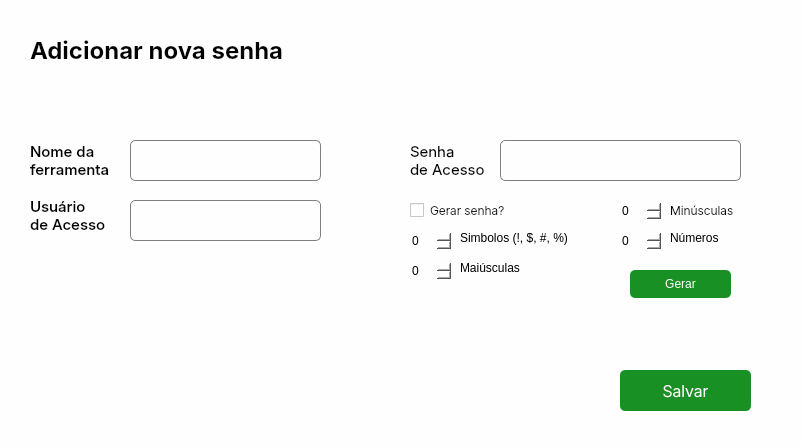
<?xml version="1.0" encoding="UTF-8"?>
<ui version="4.0">
 <class>Dialog</class>
 <widget class="QDialog" name="Dialog">
  <property name="geometry">
   <rect>
    <x>0</x>
    <y>0</y>
    <width>803</width>
    <height>446</height>
   </rect>
  </property>
  <property name="minimumSize">
   <size>
    <width>755</width>
    <height>418</height>
   </size>
  </property>
  <property name="windowTitle">
   <string>Dialog</string>
  </property>
  <property name="styleSheet">
   <string notr="true">background-color: rgb(254, 254, 254);
font: 75 13pt &quot;Inter&quot;;
border-radius: 20px;
	

</string>
  </property>
  <layout class="QVBoxLayout" name="verticalLayout">
   <property name="spacing">
    <number>0</number>
   </property>
   <property name="leftMargin">
    <number>0</number>
   </property>
   <property name="topMargin">
    <number>0</number>
   </property>
   <property name="rightMargin">
    <number>0</number>
   </property>
   <property name="bottomMargin">
    <number>0</number>
   </property>
   <item>
    <widget class="QFrame" name="frame_3">
     <property name="minimumSize">
      <size>
       <width>0</width>
       <height>100</height>
      </size>
     </property>
     <property name="maximumSize">
      <size>
       <width>803</width>
       <height>100</height>
      </size>
     </property>
     <property name="frameShape">
      <enum>QFrame::StyledPanel</enum>
     </property>
     <property name="frameShadow">
      <enum>QFrame::Raised</enum>
     </property>
     <widget class="QLabel" name="slogan">
      <property name="geometry">
       <rect>
        <x>30</x>
        <y>20</y>
        <width>361</width>
        <height>61</height>
       </rect>
      </property>
      <property name="font">
       <font>
        <family>Inter</family>
        <pointsize>13</pointsize>
        <weight>9</weight>
        <italic>false</italic>
        <bold>false</bold>
       </font>
      </property>
      <property name="text">
       <string>&lt;html&gt;&lt;head/&gt;&lt;body&gt;&lt;p&gt;&lt;span style=&quot; font-size:18pt; font-weight:600;&quot;&gt;Adicionar nova senha&lt;/span&gt;&lt;/p&gt;&lt;/body&gt;&lt;/html&gt;</string>
      </property>
     </widget>
    </widget>
   </item>
   <item>
    <widget class="QFrame" name="frame_2">
     <property name="minimumSize">
      <size>
       <width>0</width>
       <height>270</height>
      </size>
     </property>
     <property name="maximumSize">
      <size>
       <width>803</width>
       <height>270</height>
      </size>
     </property>
     <property name="frameShape">
      <enum>QFrame::StyledPanel</enum>
     </property>
     <property name="frameShadow">
      <enum>QFrame::Raised</enum>
     </property>
     <widget class="QLineEdit" name="Input_appName">
      <property name="geometry">
       <rect>
        <x>130</x>
        <y>40</y>
        <width>191</width>
        <height>41</height>
       </rect>
      </property>
      <property name="font">
       <font>
        <family>Inter</family>
        <pointsize>9</pointsize>
        <weight>25</weight>
        <italic>false</italic>
        <bold>false</bold>
       </font>
      </property>
      <property name="autoFillBackground">
       <bool>false</bool>
      </property>
      <property name="styleSheet">
       <string notr="true">QLineEdit{
	border: 1px solid  rgb(127, 127, 127); 
	border-radius: 5px ; 
	background-color: rgb(254, 254, 254);
	font: 200 9pt &quot;Inter&quot;;
}

QLineEdit:hover{
	border:1px solid  rgb(254, 254, 254); 
}

QLineEdit:focus{
	color: rgb(000, 000, 000);
	border:1px solid  rgb(14, 78, 20); 
}</string>
      </property>
      <property name="inputMask">
       <string/>
      </property>
      <property name="text">
       <string/>
      </property>
      <property name="maxLength">
       <number>20</number>
      </property>
      <property name="frame">
       <bool>true</bool>
      </property>
      <property name="alignment">
       <set>Qt::AlignCenter</set>
      </property>
      <property name="dragEnabled">
       <bool>true</bool>
      </property>
      <property name="placeholderText">
       <string/>
      </property>
      <property name="cursorMoveStyle">
       <enum>Qt::LogicalMoveStyle</enum>
      </property>
      <property name="clearButtonEnabled">
       <bool>false</bool>
      </property>
     </widget>
     <widget class="QLabel" name="TextoName">
      <property name="geometry">
       <rect>
        <x>30</x>
        <y>40</y>
        <width>91</width>
        <height>41</height>
       </rect>
      </property>
      <property name="font">
       <font>
        <family>Inter</family>
        <pointsize>13</pointsize>
        <weight>9</weight>
        <italic>false</italic>
        <bold>false</bold>
       </font>
      </property>
      <property name="text">
       <string>&lt;html&gt;&lt;head/&gt;&lt;body&gt;&lt;p&gt;&lt;span style=&quot; font-size:11pt; font-weight:450;&quot;&gt;Nome da &lt;br/&gt;ferramenta&lt;/span&gt;&lt;/p&gt;&lt;/body&gt;&lt;/html&gt;</string>
      </property>
     </widget>
     <widget class="QLabel" name="TextoName_2">
      <property name="geometry">
       <rect>
        <x>30</x>
        <y>90</y>
        <width>91</width>
        <height>51</height>
       </rect>
      </property>
      <property name="font">
       <font>
        <family>Inter</family>
        <pointsize>13</pointsize>
        <weight>9</weight>
        <italic>false</italic>
        <bold>false</bold>
       </font>
      </property>
      <property name="text">
       <string>&lt;html&gt;&lt;head/&gt;&lt;body&gt;&lt;p&gt;&lt;span style=&quot; font-size:11pt; font-weight:450;&quot;&gt;Usuário&lt;br/&gt;de Acesso&lt;/span&gt;&lt;/p&gt;&lt;/body&gt;&lt;/html&gt;</string>
      </property>
     </widget>
     <widget class="QLineEdit" name="Input_appUsername">
      <property name="geometry">
       <rect>
        <x>130</x>
        <y>100</y>
        <width>191</width>
        <height>41</height>
       </rect>
      </property>
      <property name="autoFillBackground">
       <bool>false</bool>
      </property>
      <property name="styleSheet">
       <string notr="true">QLineEdit{
	border: 1px solid  rgb(127, 127, 127); 
	border-radius: 5px ; 
	background-color: rgb(254, 254, 254);
	font: 200 9pt &quot;Inter&quot;;
}

QLineEdit:hover{
	border:1px solid  rgb(254, 254, 254); 
}

QLineEdit:focus{
	color: rgb(000, 000, 000);
	border:1px solid  rgb(14, 78, 20); 
}</string>
      </property>
      <property name="inputMask">
       <string/>
      </property>
      <property name="text">
       <string/>
      </property>
      <property name="maxLength">
       <number>20</number>
      </property>
      <property name="frame">
       <bool>true</bool>
      </property>
      <property name="alignment">
       <set>Qt::AlignCenter</set>
      </property>
      <property name="dragEnabled">
       <bool>true</bool>
      </property>
      <property name="placeholderText">
       <string/>
      </property>
      <property name="cursorMoveStyle">
       <enum>Qt::LogicalMoveStyle</enum>
      </property>
      <property name="clearButtonEnabled">
       <bool>false</bool>
      </property>
     </widget>
     <widget class="QLabel" name="TextoName_3">
      <property name="geometry">
       <rect>
        <x>410</x>
        <y>40</y>
        <width>91</width>
        <height>41</height>
       </rect>
      </property>
      <property name="font">
       <font>
        <family>Inter</family>
        <pointsize>13</pointsize>
        <weight>9</weight>
        <italic>false</italic>
        <bold>false</bold>
       </font>
      </property>
      <property name="text">
       <string>&lt;html&gt;&lt;head/&gt;&lt;body&gt;&lt;p&gt;&lt;span style=&quot; font-size:11pt; font-weight:400;&quot;&gt;Senha&lt;br/&gt; de Acesso&lt;/span&gt;&lt;/p&gt;&lt;/body&gt;&lt;/html&gt;</string>
      </property>
     </widget>
     <widget class="QLineEdit" name="Input_appPSWRD">
      <property name="geometry">
       <rect>
        <x>500</x>
        <y>40</y>
        <width>241</width>
        <height>41</height>
       </rect>
      </property>
      <property name="font">
       <font>
        <family>Inter</family>
        <pointsize>9</pointsize>
        <weight>25</weight>
        <italic>false</italic>
        <bold>false</bold>
       </font>
      </property>
      <property name="autoFillBackground">
       <bool>false</bool>
      </property>
      <property name="styleSheet">
       <string notr="true">QLineEdit{
	border: 1px solid  rgb(127, 127, 127); 
	border-radius: 5px ; 
	background-color: rgb(254, 254, 254);
	font: 200 9pt &quot;Inter&quot;;	
}

QLineEdit:hover{
	border:1px solid  rgb(254, 254, 254); 
}

QLineEdit:focus{
	color: rgb(000, 000, 000);
	border:1px solid  rgb(14, 78, 20); 
}</string>
      </property>
      <property name="inputMask">
       <string/>
      </property>
      <property name="text">
       <string/>
      </property>
      <property name="maxLength">
       <number>20</number>
      </property>
      <property name="frame">
       <bool>true</bool>
      </property>
      <property name="alignment">
       <set>Qt::AlignCenter</set>
      </property>
      <property name="dragEnabled">
       <bool>true</bool>
      </property>
      <property name="placeholderText">
       <string/>
      </property>
      <property name="cursorMoveStyle">
       <enum>Qt::LogicalMoveStyle</enum>
      </property>
      <property name="clearButtonEnabled">
       <bool>false</bool>
      </property>
     </widget>
     <widget class="QCheckBox" name="checkBox_generate">
      <property name="geometry">
       <rect>
        <x>410</x>
        <y>100</y>
        <width>131</width>
        <height>20</height>
       </rect>
      </property>
      <property name="font">
       <font>
        <family>Inter</family>
        <pointsize>9</pointsize>
        <weight>25</weight>
        <italic>false</italic>
        <bold>false</bold>
       </font>
      </property>
      <property name="styleSheet">
       <string notr="true">	font: 200 9pt &quot;Inter&quot;;</string>
      </property>
      <property name="text">
       <string>Gerar senha?</string>
      </property>
     </widget>
     <widget class="QCheckBox" name="checkBox_symbol">
      <property name="geometry">
       <rect>
        <x>420</x>
        <y>130</y>
        <width>181</width>
        <height>20</height>
       </rect>
      </property>
      <property name="styleSheet">
       <string notr="true">	font: 200 9pt &quot;Inter&quot;;</string>
      </property>
      <property name="text">
       <string/>
      </property>
     </widget>
     <widget class="QSpinBox" name="spinBox_lowercase">
      <property name="geometry">
       <rect>
        <x>620</x>
        <y>100</y>
        <width>42</width>
        <height>22</height>
       </rect>
      </property>
      <property name="styleSheet">
       <string notr="true">	font: 200 9pt &quot;Inter&quot;;</string>
      </property>
     </widget>
     <widget class="QLabel" name="TextoName_Name_4">
      <property name="geometry">
       <rect>
        <x>670</x>
        <y>100</y>
        <width>91</width>
        <height>21</height>
       </rect>
      </property>
      <property name="font">
       <font>
        <family>Inter</family>
        <pointsize>9</pointsize>
        <weight>25</weight>
        <italic>false</italic>
        <bold>false</bold>
       </font>
      </property>
      <property name="styleSheet">
       <string notr="true">	font: 200 9pt &quot;Inter&quot;;</string>
      </property>
      <property name="text">
       <string>Minúsculas</string>
      </property>
     </widget>
     <widget class="QPushButton" name="pushButton_generate">
      <property name="geometry">
       <rect>
        <x>630</x>
        <y>170</y>
        <width>101</width>
        <height>28</height>
       </rect>
      </property>
      <property name="styleSheet">
       <string notr="true">QPushButton{
	background-color: rgb(25, 144, 35);
	font: 200 12pt &quot;Inter&quot;;
	color: rgb(255, 255, 255);
	border-radius: 5px;
}

QPushButton:hover{
	background-color: rgb(28, 162, 39);
	font: 200 12pt &quot;Inter&quot;;
	color: rgb(255, 255, 255);
	border-radius: 5px;
}

QPushButton:hover:pressed{
	background-color: rgb(24, 152, 35);
	font: 200 12pt &quot;Inter&quot;;
	color: rgb(255, 255, 255);
	border-radius: 5px;
}

QPushButton:disabled {
	background-color: rgb(102, 132, 105);
}

</string>
      </property>
      <property name="text">
       <string>Gerar</string>
      </property>
     </widget>
     <widget class="QSpinBox" name="spinBox_symbols">
      <property name="geometry">
       <rect>
        <x>410</x>
        <y>130</y>
        <width>42</width>
        <height>22</height>
       </rect>
      </property>
      <property name="styleSheet">
       <string notr="true">	font: 200 9pt &quot;Inter&quot;;</string>
      </property>
     </widget>
     <widget class="QSpinBox" name="spinBox_uppercase">
      <property name="geometry">
       <rect>
        <x>410</x>
        <y>160</y>
        <width>42</width>
        <height>22</height>
       </rect>
      </property>
      <property name="styleSheet">
       <string notr="true">	font: 200 9pt &quot;Inter&quot;;</string>
      </property>
     </widget>
     <widget class="QLabel" name="label">
      <property name="geometry">
       <rect>
        <x>460</x>
        <y>130</y>
        <width>141</width>
        <height>16</height>
       </rect>
      </property>
      <property name="styleSheet">
       <string notr="true">	font: 200 9pt &quot;Inter&quot;;</string>
      </property>
      <property name="text">
       <string>Simbolos (!, $, #, %)</string>
      </property>
     </widget>
     <widget class="QLabel" name="label_2">
      <property name="geometry">
       <rect>
        <x>460</x>
        <y>160</y>
        <width>91</width>
        <height>16</height>
       </rect>
      </property>
      <property name="styleSheet">
       <string notr="true">	font: 200 9pt &quot;Inter&quot;;</string>
      </property>
      <property name="text">
       <string>Maiúsculas</string>
      </property>
     </widget>
     <widget class="QSpinBox" name="spinBox_numbers">
      <property name="geometry">
       <rect>
        <x>620</x>
        <y>130</y>
        <width>42</width>
        <height>22</height>
       </rect>
      </property>
      <property name="styleSheet">
       <string notr="true">	font: 200 9pt &quot;Inter&quot;;</string>
      </property>
     </widget>
     <widget class="QLabel" name="label_3">
      <property name="geometry">
       <rect>
        <x>670</x>
        <y>130</y>
        <width>91</width>
        <height>16</height>
       </rect>
      </property>
      <property name="styleSheet">
       <string notr="true">	font: 200 9pt &quot;Inter&quot;;</string>
      </property>
      <property name="text">
       <string>Números</string>
      </property>
     </widget>
    </widget>
   </item>
   <item>
    <widget class="QFrame" name="frame_4">
     <property name="maximumSize">
      <size>
       <width>803</width>
       <height>120</height>
      </size>
     </property>
     <property name="frameShape">
      <enum>QFrame::StyledPanel</enum>
     </property>
     <property name="frameShadow">
      <enum>QFrame::Raised</enum>
     </property>
     <widget class="QPushButton" name="pushButton_save">
      <property name="geometry">
       <rect>
        <x>620</x>
        <y>0</y>
        <width>131</width>
        <height>41</height>
       </rect>
      </property>
      <property name="font">
       <font>
        <family>Inter</family>
        <pointsize>12</pointsize>
        <weight>25</weight>
        <italic>false</italic>
        <bold>false</bold>
       </font>
      </property>
      <property name="styleSheet">
       <string notr="true">QPushButton{
	background-color: rgb(25, 144, 35);
	font: 200 12pt &quot;Inter&quot;;
	color: rgb(255, 255, 255);
	border-radius: 5px;
}

QPushButton:hover{
	background-color: rgb(28, 162, 39);
	font: 200 12pt &quot;Inter&quot;;
	color: rgb(255, 255, 255);
	border-radius: 5px;
}

QPushButton:hover:pressed{
	background-color: rgb(24, 152, 35);
	font: 200 12pt &quot;Inter&quot;;
	color: rgb(255, 255, 255);
	border-radius: 5px;
}

</string>
      </property>
      <property name="text">
       <string>Salvar</string>
      </property>
     </widget>
    </widget>
   </item>
  </layout>
 </widget>
 <resources/>
 <connections/>
</ui>
